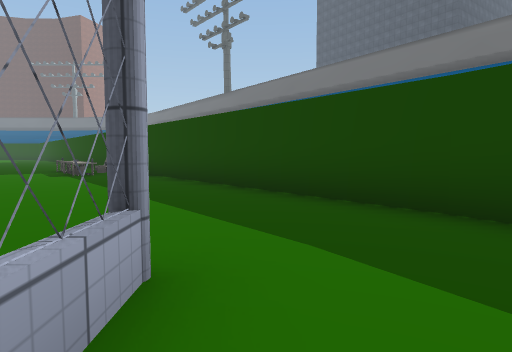
[1] (above)

21 first-person views from a walk through a scene from a Unity 3-D project. The camera is 1.2 m above the floor, tilts 4° down and sees 75° across. The floor is counted in squares, 2 m on a side. Each view is taken from the middle of a square. On the plan, view 1 faces up. The plan holds only what a view shows up to about 10 squares ahead; the rest is blank. The place goes on beyond the plan. The player character is not drawn. Some surface patterns are stand-ins.

[2]
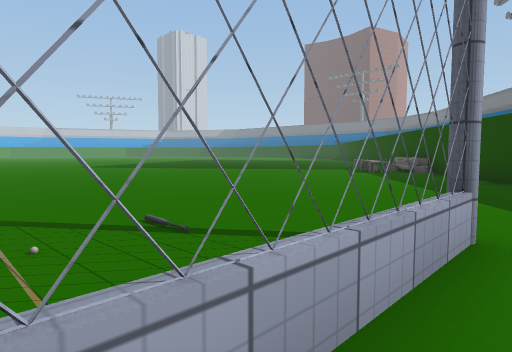

[3]
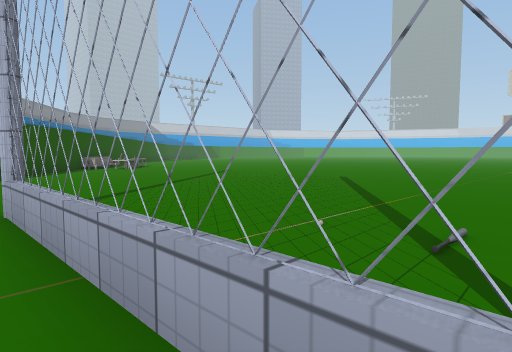

[4]
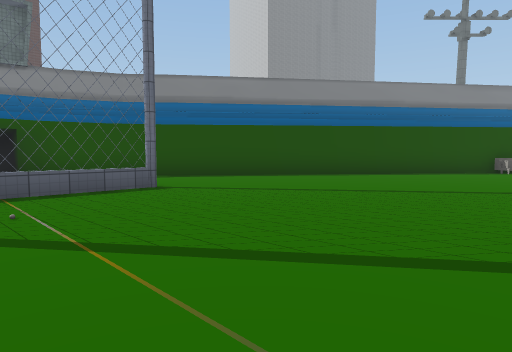

[5]
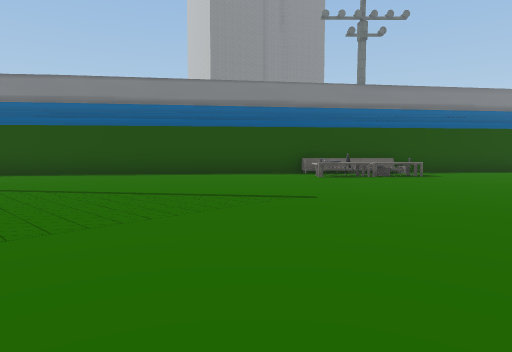

[6]
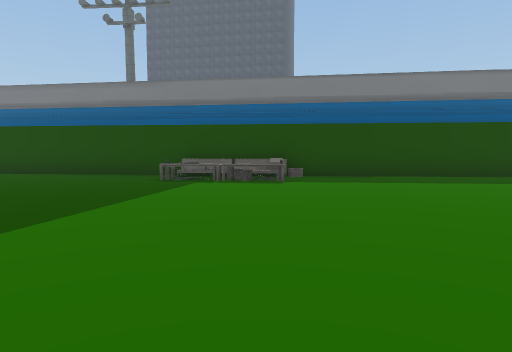

[7]
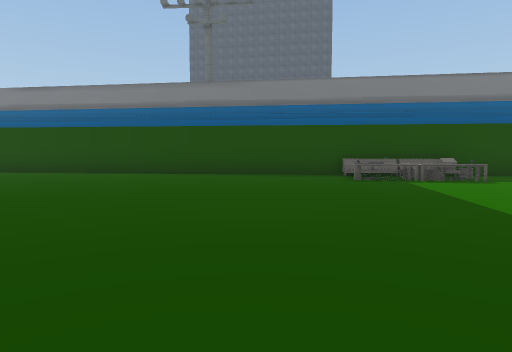

[8]
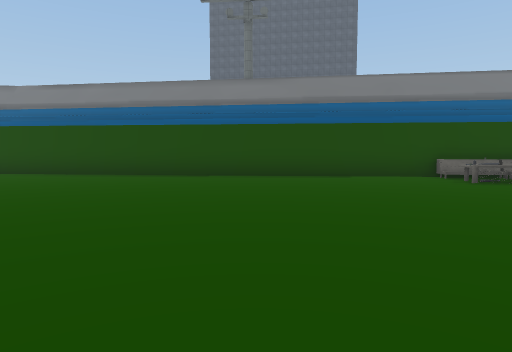

[9]
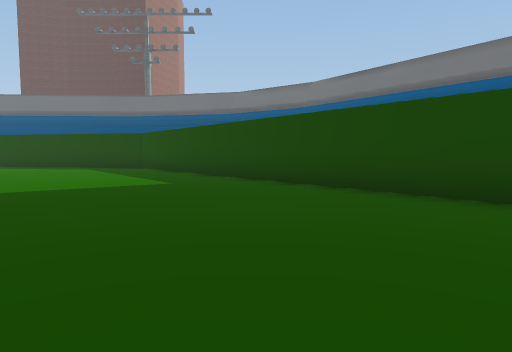

[10]
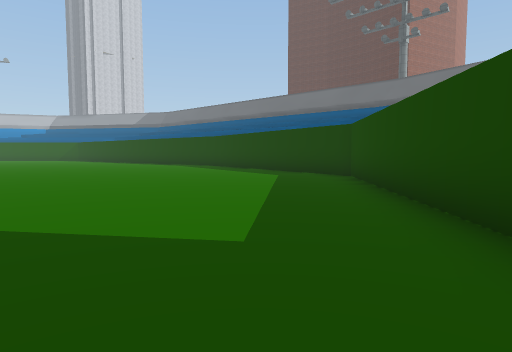

[11]
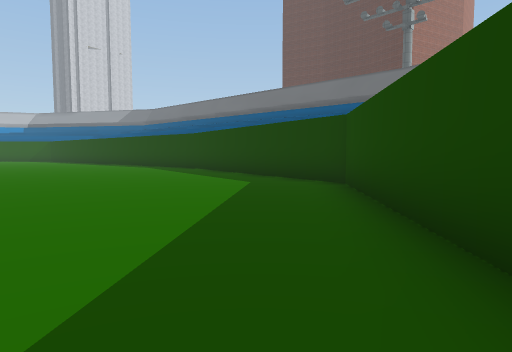

[12]
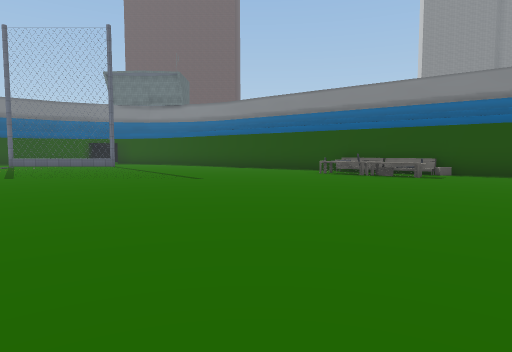

[13]
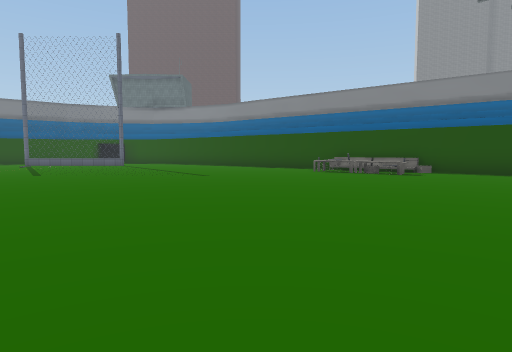

[14]
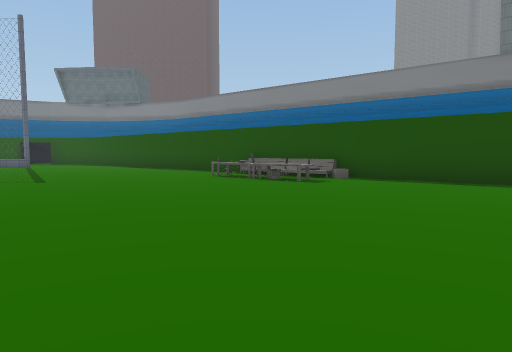

[15]
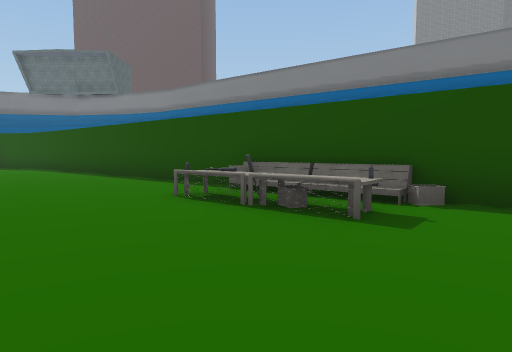

[16]
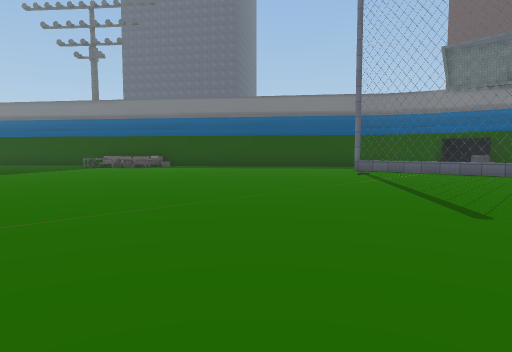

[17]
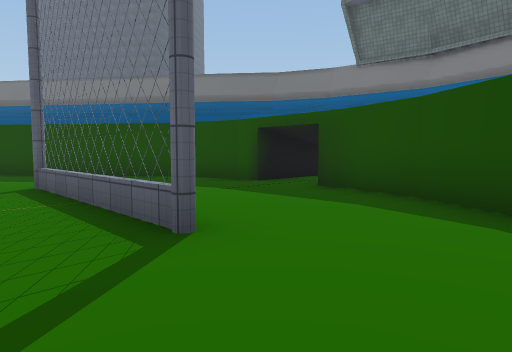

[18]
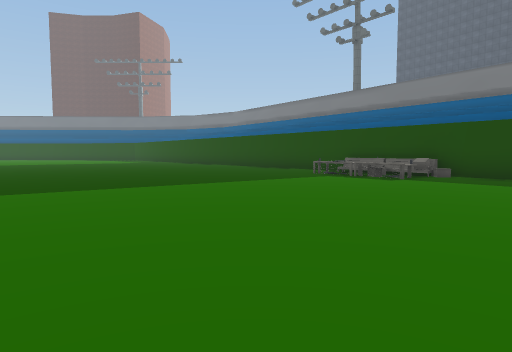

[19]
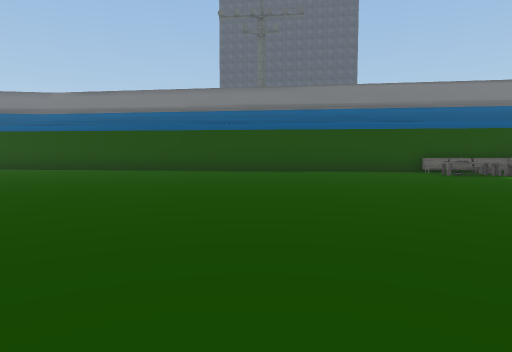

[20]
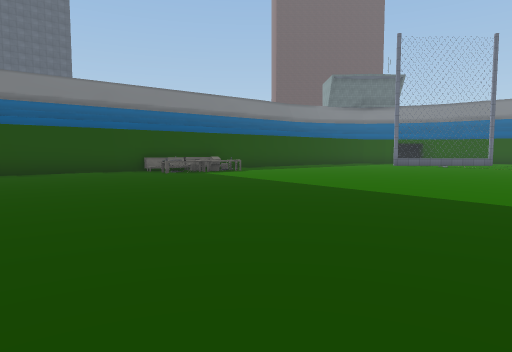

[21]
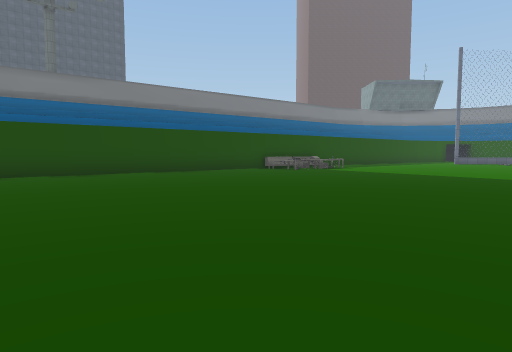

### Floor plan
Points are (right, up) in squares from view 1. A wall is a line through its corners. A room is listed if a view was taken in it or the views show most of it. See-through windows are left out.
Room 1 (views 1, 2, 3, 4, 5, 6, 7, 8, 9, 10, 11, 12, 13, 14, 15, 16, 17, 18, 19, 20, 21)
walls: (-4.8, 11.4) (-17.4, 26.8) (-21.6, 27.7); (-0.7, 0.9) (-0.4, 0.5); (-0.4, 1.2) (-0.7, 1.6); (-0.4, 1.1) (-0.8, 0.6); (-0.4, 0.7) (-0.7, 1.1); (-0.3, 0) (-0.8, -0.6) (-0.4, -1.1); (-0.4, -0.6) (-0.8, -1.1) (-0.3, -1.7); (-0.7, -1.8) (-0.5, -1.6) (-0.7, -1.3); (-0.7, -2) (-0.4, -2.4); (-0.4, -1.2) (-0.8, -0.7) (-0.4, -0.1) (-0.8, 0.4); (-0.8, -2.7) (-0.3, -2); (1.9, 3.1) (-3.7, 10); (2.5, 2.3) (1.8, 3.3); (1.8, -4.7) (2.7, -3.4); (3.1, -2.1) (3.1, -1.5) (5.5, -1.5); (2.7, -3.5) (3.1, -1.9); (5.4, 0) (3.1, 0) (3.1, 0.6) (2.7, 1.9); (-7, -15.6) (1.9, -4.6)
low walls: (-0.5, 1.6) (-0.5, -2.9); (-0.6, -2.8) (-0.6, 1.5)
objects: other object (-7, -13); other object (-6, -13); other object (-6, -12); other object (-6, 10); other object (-5, -13); other object (-5, -12); other object (-5, 9) to (-5, 10); other object (-5, 11); other object (-4, -12); other object (-4, 9); other object (-4, 10)

Positions as (right, up) in squares from view 1, and headings:
1: (0, 0), facing up
2: (0, -1), facing up-left
3: (0, 1), facing down-left
4: (-6, 0), facing down-right
5: (-10, -4), facing down-right
6: (-10, 4), facing up-right
7: (-13, 7), facing up-right
8: (-14, 9), facing up-right
9: (-13, 14), facing up
10: (-13, 19), facing up-left
11: (-14, 21), facing up-left
12: (-15, -9), facing right
13: (-16, -9), facing right
14: (-14, -12), facing right
15: (-10, -12), facing right
16: (-11, -4), facing up-right
17: (-2, -5), facing up-right
18: (-8, 1), facing up
19: (-16, 8), facing up-right
20: (-16, 8), facing right
21: (-18, 12), facing right
